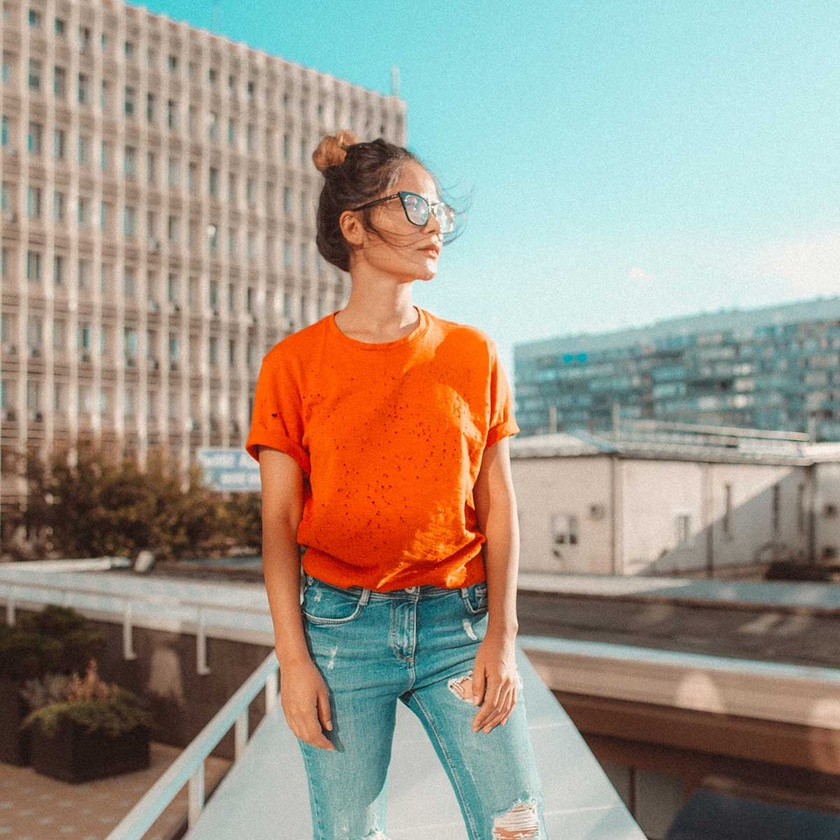
#> input picture abc2.jpg, 840 x 840 px, shrunk from 1200 x 1200 before the run
$ python 'Image Grayscale Conversion.py'
#> lines starting #> are read from the running program, lines starting #| are printed output that depends on the picture
import numpy as np
import cv2

import math

th1 = cv2.imread('abc2.jpg')
#> th1 is the input picture: shape (840, 840, 3); mean B, G, R 136.3, 149.7, 159.3


iar = np.array(th1)
he = iar.shape[0]
#> he = 840
wi = iar.shape[1]
#> wi = 840
x = 0
while (x < he):
    y = 0
    while (y < wi ):
        v = 0
        z = 0
        while(z < 3 ):
            iar[x][y][z] = math.ceil(iar[x][y][z]/5.1)
            v = iar[x][y][z] + v
            z += 1
        iar[x][y] = v
        y += 1
    x += 1
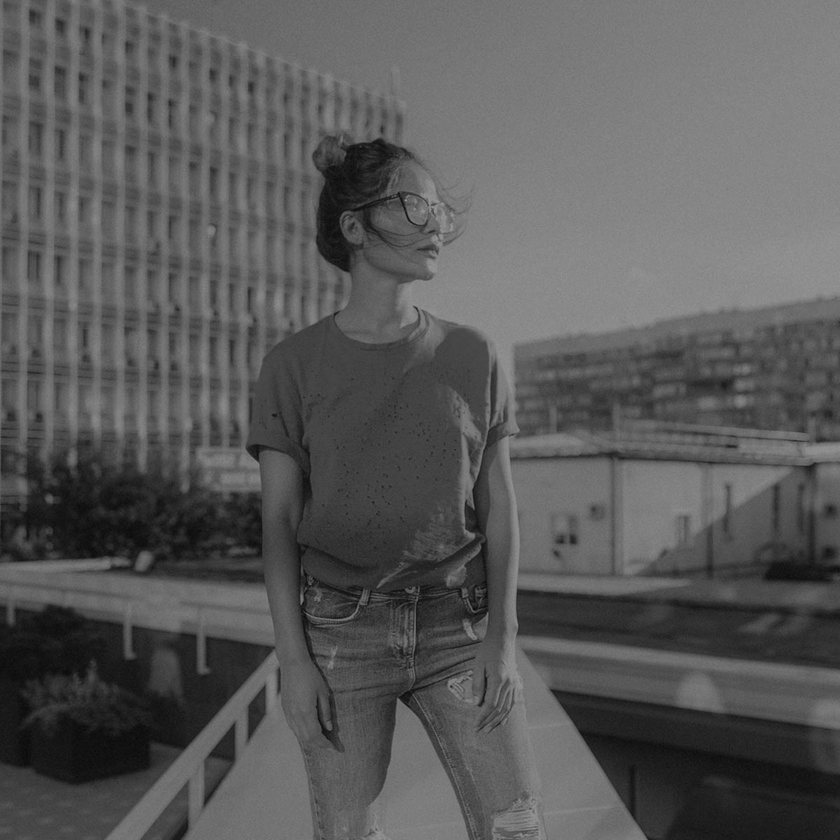
#> iar: shape (840, 840, 3); min 6, max 150, mean 88.8
#> after the loop, x = 840


cv2.imshow('123',iar)
#cv2.imwrite('Converted Image 1.png',iar)
print(iar)
#> (printed output is left out)
